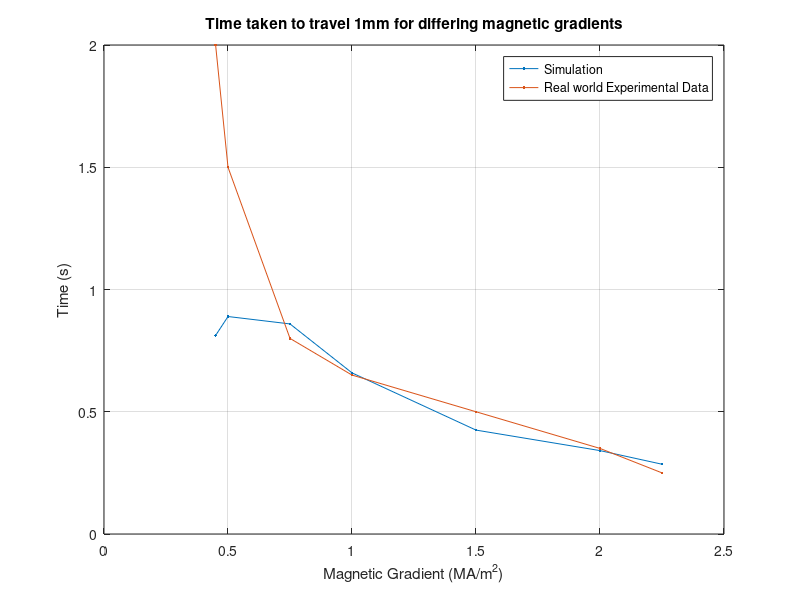
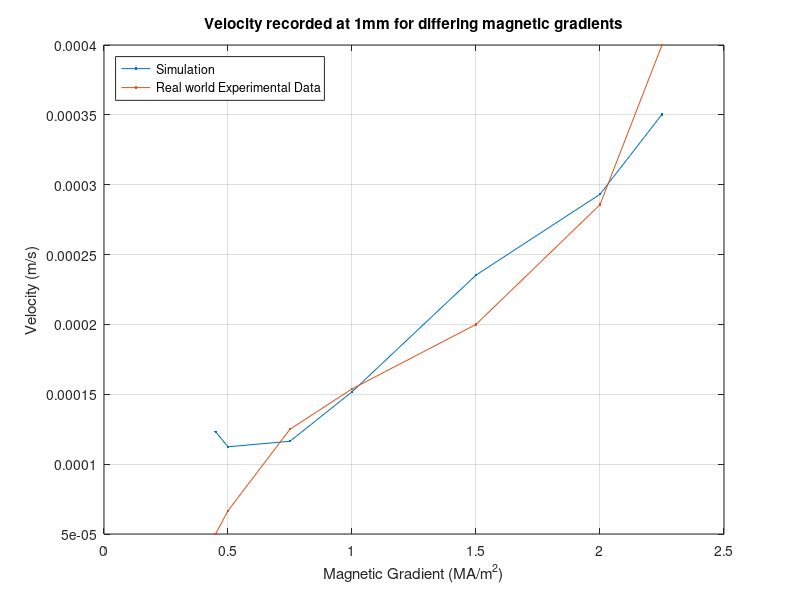

The MATLAB script that drew these images, in order:
function createfigures()
%CREATEFIGURE(X1, YMatrix1)
%  X1:  vector of plot x data
%  YMATRIX1:  matrix of plot y data

%  Auto-generated by MATLAB on 08-Apr-2022 11:27:04

close all;

tSim = [0.812,0.8895,0.8592,0.6590,0.4250,0.3411,0.2854];

magForce = [0.45,0.5,0.75,1,1.5,2,2.25];
tExp = [2,1.5,0.8,0.65,0.5,0.35,0.25];
vExp = 0.0001./tExp;
vSim = 0.0001./tSim;

% Create figure
figure1 = figure;

% Create axes
axes1 = axes('Parent',figure1);
hold(axes1,'on');

% Create multiple line objects using matrix input to plot
plot1 = plot(magForce,tSim,'.-');
plot2 = plot(magForce,tExp,'.-');
set(plot1,'DisplayName','Simulation');
set(plot2,'DisplayName','Real world Experimental Data');

% Create ylabel
ylabel('Time (s)');

% Create xlabel
xlabel('Magnetic Gradient (MA/m^2)');

% Create title
title('Time taken to travel 1mm for differing magnetic gradients');

box(axes1,'on');
grid(axes1,'on');
hold(axes1,'off');
% Create legend
legend(axes1,'show');


%Now Velocity
if(length(vSim) > 1)
    % Create figure
    figure2 = figure;
    % Create axes
    axes2 = axes('Parent',figure2);
    hold(axes2,'on');
    grid(axes2,'on');
    
    % Create multiple line objects using matrix input to plot
    plot3 = plot(magForce,vSim,'.-');
    plot4 = plot(magForce,vExp,'.-');
    set(plot3,'DisplayName','Simulation');
    set(plot4,'DisplayName','Real world Experimental Data');
    
    % Create ylabel
    ylabel('Velocity (m/s)');
    
    % Create xlabel
    xlabel('Magnetic Gradient (MA/m^2)');
    
    % Create title
    title('Velocity recorded at 1mm for differing magnetic gradients');
    
    box(axes2,'on');
    hold(axes2,'off');
    % Create legend
    legend(axes2,'Location','northwest');
end
